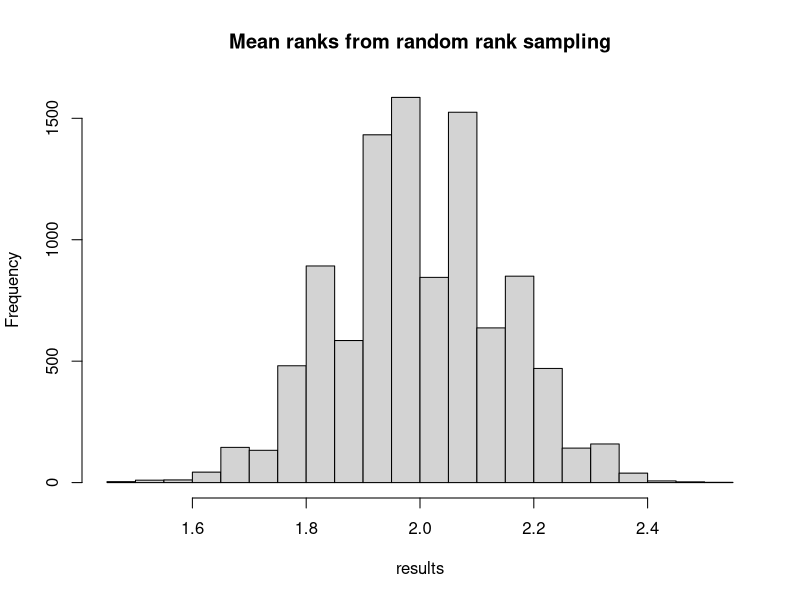

R code for this plot:
## ---- chunk 1
n_iters <- 10000

# Make array to store results for each trial.
results <- numeric(n_iters)

for (i in 1:n_iters) {
    ranks <- sample(c(1, 2, 3), size=33, replace=TRUE)
    mean_rank <- mean(ranks)
    results[i] <- mean_rank
}

hist(results, breaks=20,
     main='Mean ranks from random rank sampling')

k <- sum(results <= 1.48)
kk <- k / n_iters

message('Proportion of mean ranks <= 1.48: ', kk)
